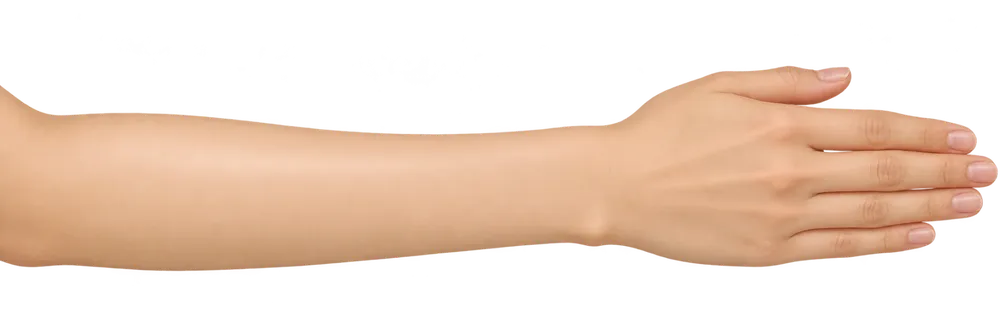
#> input picture episodes/weishenme/07-shoubiaolvguang/assets/people/arm-top.webp, 1000 x 334 px, shrunk from 2000 x 667 before the run, found by its file name
$ python trace.py
#> lines starting #> are read from the running program, lines starting #| are printed output that depends on the picture; after the words box and inside, x2 and y2 are one past the last pixel; in counts of white or black regions, pixels touching at a corner belong together
# trace.py — outlines of the four reference images (user's GPT images, 2026-11-14) → assets/people/outlines.json
# The film no longer shows the photos; it draws the arm and hands itself, using these outlines as the model
# (user 11-14: 「手尽可能还是按照图片的建模来修改」, like the feet of EP.05).
import json, sys, numpy as np
from PIL import Image
from skimage import measure
src = sys.argv[1] if len(sys.argv) > 1 else "assets/people"
out = {}
def simplify(P, tol):
    return measure.approximate_polygon(P, tolerance=tol)
for key, f in [("top", "arm-top.webp"), ("open", "arm-side-open-ring.webp"), ("fist", "arm-side-fist.webp"), ("pinch", "hand-pinch.webp")]:
    im = np.array(Image.open(f"{src}/{f}"))
#> im is the input picture: shape (334, 1000, 4); mean R, G, B, A 103.7, 81.3, 65.2, 107.9
    a = im[:, :, 3].astype(float) / 255
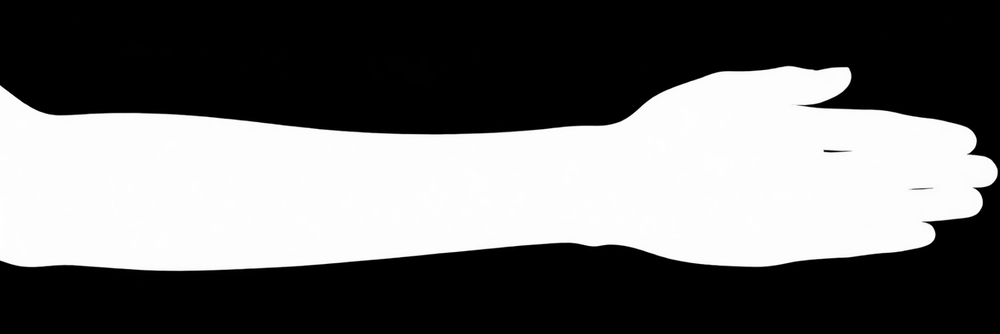
#> a: shape (334, 1000) float64; min 0, max 1, mean 0.423
    a = np.pad(a, 2)
#> a: shape (338, 1004) float64
    cs = measure.find_contours(a, 0.5)
#> cs = 3 point arrays, longest 2727 points
    c = max(cs, key=len)
#> c = 2727 pairs, first value 67.57 to 272.4, second value 1.5 to 999.3
    P = simplify(c, 1.2)
#> P = 61 pairs, first value 67.59 to 272.1, second value 1.99 to 999.2
    out[key] = {"w": im.shape[1], "h": im.shape[0], "pts": [[round(float(x) - 2, 1), round(float(y) - 2, 1)] for y, x in P]}
    # per-column extent (for the forearm tube)
    m = im[:, :, 3] > 128
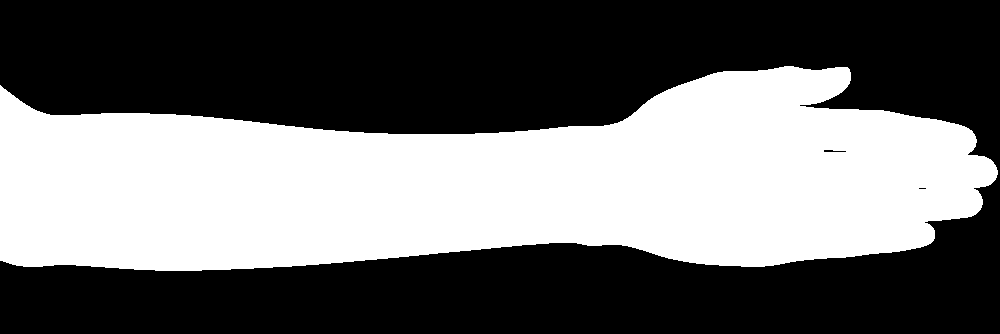
#> m: shape (334, 1000) bool; 42.7% white; 1 white region, box (x1, y1, x2, y2) and area: (0, 66, 998, 271) 142466
    cols = {}
    for x in range(0, im.shape[1], 10):
        ys = np.where(m[:, x])[0]
        if len(ys): cols[x] = [int(ys[0]), int(ys[-1])]
#> after the loop, cols = 100 items
    out[key]["cols"] = cols
    print(key, len(c), "->", len(P), "points")
#| top 2727 -> 61 points
#> (the run stopped early here; a loop or call above may not have finished)
